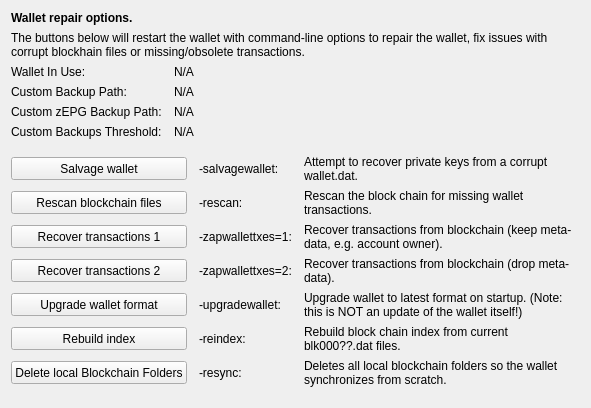
     <widget class="QWidget" name="tab_repair">
      <attribute name="title">
       <string>&amp;Wallet Repair</string>
      </attribute>
      <layout class="QGridLayout" name="gridLayout_4" columnstretch="0,0,0,0">
       <property name="horizontalSpacing">
        <number>12</number>
       </property>
       <item row="0" column="0" colspan="4">
        <widget class="QLabel" name="label_repair_header">
         <property name="font">
          <font>
           <weight>75</weight>
           <bold>true</bold>
          </font>
         </property>
         <property name="text">
          <string>Wallet repair options.</string>
         </property>
        </widget>
       </item>
       <item row="1" column="0" colspan="4">
        <widget class="QLabel" name="label_repair_helptext">
         <property name="font">
          <font>
           <weight>50</weight>
           <bold>false</bold>
          </font>
         </property>
         <property name="text">
          <string>The buttons below will restart the wallet with command-line options to repair the wallet, fix issues with corrupt blockhain files or missing/obsolete transactions.</string>
         </property>
         <property name="wordWrap">
          <bool>true</bool>
         </property>
        </widget>
       </item>
       <item row="2" column="0">
        <widget class="QLabel" name="wallet_path_label">
         <property name="text">
          <string>Wallet In Use:</string>
         </property>
        </widget>
       </item>
       <item row="2" column="1" colspan="3">
        <widget class="QLabel" name="wallet_path">
         <property name="cursor">
          <cursorShape>IBeamCursor</cursorShape>
         </property>
         <property name="text">
          <string>N/A</string>
         </property>
         <property name="textFormat">
          <enum>Qt::PlainText</enum>
         </property>
         <property name="textInteractionFlags">
          <set>Qt::LinksAccessibleByMouse|Qt::TextSelectableByKeyboard|Qt::TextSelectableByMouse</set>
         </property>
        </widget>
       </item>
       <item row="3" column="0">
        <widget class="QLabel" name="wallet_custombackuppath_label">
         <property name="visible">
          <bool>false</bool>
         </property>
         <property name="text">
          <string>Custom Backup Path:</string>
         </property>
        </widget>
       </item>
       <item row="3" column="1" colspan="3">
        <widget class="QLabel" name="wallet_custombackuppath">
         <property name="cursor">
          <cursorShape>IBeamCursor</cursorShape>
         </property>
         <property name="visible">
          <bool>false</bool>
         </property>
         <property name="text">
          <string>N/A</string>
         </property>
         <property name="textFormat">
          <enum>Qt::PlainText</enum>
         </property>
         <property name="textInteractionFlags">
          <set>Qt::LinksAccessibleByMouse|Qt::TextSelectableByKeyboard|Qt::TextSelectableByMouse</set>
         </property>
        </widget>
       </item>
       <item row="4" column="0">
        <widget class="QLabel" name="wallet_customzepgbackuppath_label">
         <property name="visible">
          <bool>false</bool>
         </property>
         <property name="text">
          <string>Custom zEPG Backup Path:</string>
         </property>
        </widget>
       </item>
       <item row="4" column="1" colspan="3">
        <widget class="QLabel" name="wallet_customzepgbackuppath">
         <property name="cursor">
          <cursorShape>IBeamCursor</cursorShape>
         </property>
         <property name="visible">
          <bool>false</bool>
         </property>
         <property name="text">
          <string>N/A</string>
         </property>
         <property name="textFormat">
          <enum>Qt::PlainText</enum>
         </property>
         <property name="textInteractionFlags">
          <set>Qt::LinksAccessibleByMouse|Qt::TextSelectableByKeyboard|Qt::TextSelectableByMouse</set>
         </property>
        </widget>
       </item>
       <item row="5" column="0">
        <widget class="QLabel" name="wallet_custombackupthreshold_label">
         <property name="visible">
          <bool>false</bool>
         </property>
         <property name="text">
          <string>Custom Backups Threshold:</string>
         </property>
        </widget>
       </item>
       <item row="5" column="1" colspan="3">
        <widget class="QLabel" name="wallet_custombackupthreshold">
         <property name="cursor">
          <cursorShape>IBeamCursor</cursorShape>
         </property>
         <property name="visible">
          <bool>false</bool>
         </property>
         <property name="text">
          <string>N/A</string>
         </property>
         <property name="textFormat">
          <enum>Qt::PlainText</enum>
         </property>
         <property name="textInteractionFlags">
          <set>Qt::LinksAccessibleByMouse|Qt::TextSelectableByKeyboard|Qt::TextSelectableByMouse</set>
         </property>
        </widget>
       </item>
       <item row="6" column="0">
        <spacer name="verticalSpacer_repair1">
         <property name="orientation">
          <enum>Qt::Vertical</enum>
         </property>
         <property name="sizeHint" stdset="0">
          <size>
           <width>10</width>
           <height>10</height>
          </size>
         </property>
        </spacer>
       </item>
       <item row="7" column="0" colspan="2">
        <widget class="QPushButton" name="btn_salvagewallet">
         <property name="minimumSize">
          <size>
           <width>100</width>
           <height>23</height>
          </size>
         </property>
         <property name="text">
          <string>Salvage wallet</string>
         </property>
        </widget>
       </item>
       <item row="7" column="2">
        <widget class="QLabel" name="label_repair_salvage_command">
         <property name="text">
          <string notr="true">-salvagewallet:</string>
         </property>
        </widget>
       </item>
       <item row="7" column="3">
        <widget class="QLabel" name="label_repair_salvage">
         <property name="text">
          <string>Attempt to recover private keys from a corrupt wallet.dat.</string>
         </property>
         <property name="wordWrap">
          <bool>true</bool>
         </property>
        </widget>
       </item>
       <item row="8" column="0" colspan="2">
        <widget class="QPushButton" name="btn_rescan">
         <property name="minimumSize">
          <size>
           <width>100</width>
           <height>23</height>
          </size>
         </property>
         <property name="text">
          <string>Rescan blockchain files</string>
         </property>
        </widget>
       </item>
       <item row="8" column="2">
        <widget class="QLabel" name="label_repair_rescan_command">
         <property name="text">
          <string notr="true">-rescan:</string>
         </property>
        </widget>
       </item>
       <item row="8" column="3">
        <widget class="QLabel" name="label_repair_rescan">
         <property name="text">
          <string>Rescan the block chain for missing wallet transactions.</string>
         </property>
         <property name="wordWrap">
          <bool>true</bool>
         </property>
        </widget>
       </item>
       <item row="9" column="0" colspan="2">
        <widget class="QPushButton" name="btn_zapwallettxes1">
         <property name="minimumSize">
          <size>
           <width>100</width>
           <height>23</height>
          </size>
         </property>
         <property name="text">
          <string>Recover transactions 1</string>
         </property>
        </widget>
       </item>
       <item row="9" column="2">
        <widget class="QLabel" name="label_repair_zap1_command">
         <property name="text">
          <string notr="true">-zapwallettxes=1:</string>
         </property>
        </widget>
       </item>
       <item row="9" column="3">
        <widget class="QLabel" name="label_repair_zap1">
         <property name="text">
          <string>Recover transactions from blockchain (keep meta-data, e.g. account owner).</string>
         </property>
         <property name="wordWrap">
          <bool>true</bool>
         </property>
        </widget>
       </item>
       <item row="10" column="0" colspan="2">
        <widget class="QPushButton" name="btn_zapwallettxes2">
         <property name="minimumSize">
          <size>
           <width>100</width>
           <height>23</height>
          </size>
         </property>
         <property name="text">
          <string>Recover transactions 2</string>
         </property>
        </widget>
       </item>
       <item row="10" column="2">
        <widget class="QLabel" name="label_repair_zap2_command">
         <property name="text">
          <string notr="true">-zapwallettxes=2:</string>
         </property>
        </widget>
       </item>
       <item row="10" column="3">
        <widget class="QLabel" name="label_repair_zap2">
         <property name="text">
          <string>Recover transactions from blockchain (drop meta-data).</string>
         </property>
         <property name="wordWrap">
          <bool>true</bool>
         </property>
        </widget>
       </item>
       <item row="11" column="0" colspan="2">
        <widget class="QPushButton" name="btn_upgradewallet">
         <property name="minimumSize">
          <size>
           <width>100</width>
           <height>23</height>
          </size>
         </property>
         <property name="text">
          <string>Upgrade wallet format</string>
         </property>
        </widget>
       </item>
       <item row="11" column="2">
        <widget class="QLabel" name="label_repair_upgrade_command">
         <property name="text">
          <string notr="true">-upgradewallet:</string>
         </property>
        </widget>
       </item>
       <item row="11" column="3">
        <widget class="QLabel" name="label_repair_upgrade">
         <property name="text">
          <string>Upgrade wallet to latest format on startup. (Note: this is NOT an update of the wallet itself!)</string>
         </property>
         <property name="wordWrap">
          <bool>true</bool>
         </property>
        </widget>
       </item>
       <item row="12" column="0" colspan="2">
        <widget class="QPushButton" name="btn_reindex">
         <property name="minimumSize">
          <size>
           <width>100</width>
           <height>23</height>
          </size>
         </property>
         <property name="text">
          <string>Rebuild index</string>
         </property>
        </widget>
       </item>
       <item row="12" column="2">
        <widget class="QLabel" name="label_repair_reindex_command">
         <property name="text">
          <string notr="true">-reindex:</string>
         </property>
        </widget>
       </item>
       <item row="12" column="3">
        <widget class="QLabel" name="label_repair_reindex">
         <property name="text">
          <string>Rebuild block chain index from current blk000??.dat files.</string>
         </property>
         <property name="wordWrap">
          <bool>true</bool>
         </property>
        </widget>
       </item>
       <item row="13" column="0" colspan="2">
        <widget class="QPushButton" name="btn_resync">
         <property name="minimumSize">
          <size>
           <width>100</width>
           <height>23</height>
          </size>
         </property>
         <property name="text">
          <string>Delete local Blockchain Folders</string>
         </property>
        </widget>
       </item>
       <item row="13" column="2">
        <widget class="QLabel" name="label_repair_resync_command">
         <property name="text">
          <string>-resync:</string>
         </property>
        </widget>
       </item>
       <item row="13" column="3">
        <widget class="QLabel" name="label_repair_resync">
         <property name="text">
          <string>Deletes all local blockchain folders so the wallet synchronizes from scratch.</string>
         </property>
         <property name="wordWrap">
          <bool>true</bool>
         </property>
        </widget>
       </item>
       <item row="14" column="0">
        <spacer name="verticalSpacer_repair2">
         <property name="orientation">
          <enum>Qt::Vertical</enum>
         </property>
         <property name="sizeHint" stdset="0">
          <size>
           <width>20</width>
           <height>10</height>
          </size>
         </property>
        </spacer>
       </item>
      </layout>
     </widget>
